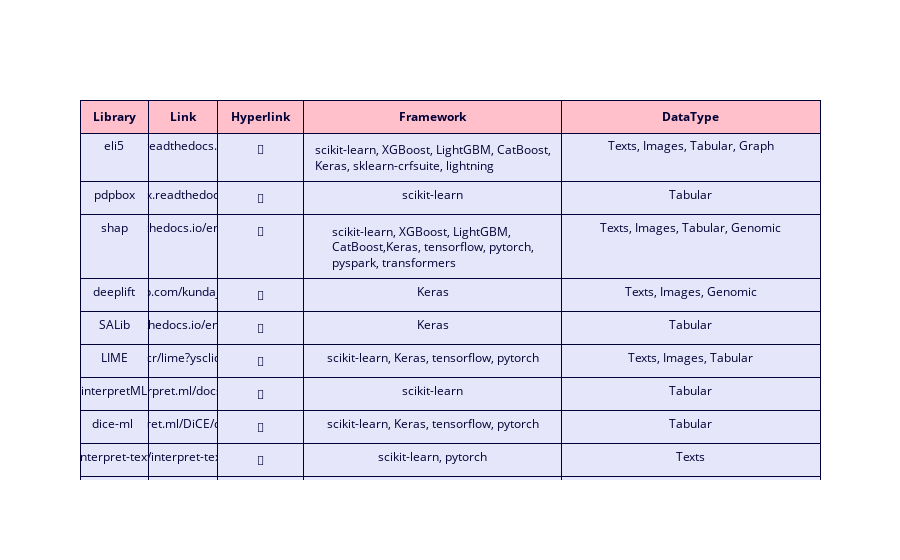

Notebook code cell kept with this figure:
### Code cell
fig = go.Figure(
    data=[
        go.Table(
            columnwidth = [0.8, 0.8, 1, 3],
            header=dict(
                values=[f"<b>{i}</b>" for i in merged_table.columns.to_list()],
                fill_color='pink'
                ),
            cells=dict(
                values=merged_table.transpose(), fill_color='lavender'),
            )
        ]
    )
fig.show()

### Figure 1 — Plotly figure (JSON) as saved in the notebook; plotly's stock layout.template omitted (floating-point values rounded to 4 significant figures)
{"data": [{"cells": {"fill": {"color": "lavender"}, "values": [["eli5", "pdpbox", "shap", "deeplift", "SALib", "LIME", "interpretML", "dice-ml ", "interpret-text", "treeinterpreter", "graphviz-ML", "captum (with VPN)", "skater (DOESN'T WORK 13.01.24) ", "transformers-interpret", "bertviz", "alibi", "treeInterpreter", "Explainer dashboard", "Permutation Importance", "Quantus", "tf-explain", "zennit", "shapash", "AIX360", "OMNIXai"], ["https://eli5.readthedocs.io/en/latest/", "https://pdpbox.readthedocs.io/en/latest/", "https://shap.readthedocs.io/en/latest/index.html", "https://github.com/kundajelab/deeplift", "https://salib.readthedocs.io/en/latest/index.html", "https://github.com/marcotcr/lime?ysclid=lde9mmnb1o897888624", "https://interpret.ml/docs/intro.html", "https://interpret.ml/DiCE/dice_ml.html#", "https://github.com/interpretml/interpret-text?ysclid=ldebiwr4jr824513795", "https://github.com/andosa/treeinterpreter?ysclid=ldebcszqa569676653", "https://github.com/MrColoratus/graphviz-ML?ysclid=lf6msa8oig976631200", "https://captum.ai/", "https://github.com/oracle/Skater?ysclid=ldimcqkpbg991351715", "https://github.com/cdpierse/transformers-interpret?ysclid=ldooagvbpq193759438", "https://github.com/jessevig/bertviz?ysclid=lf3tgglrjl425622230", "https://github.com/SeldonIO/alibi", "https://github.com/andosa/treeinterpreter", "https://explainerdashboard.readthedocs.io/en/latest/dashboards.html", "https://permutationimportance.readthedocs.io/en/latest/index.html", "https://github.com/understandable-machine-intelligence-lab/Quantus", "https://tf-explain.readthedocs.io/en/latest/", "https://github.com/chr5tphr/zennit", "https://github.com/MAIF/shapash#how_shapash_works", "https://github.com/Trusted-AI/AIX360", "https://github.com/salesforce/OmniXAI"], ["<a href=\"https://eli5.readthedocs.io/en/latest/\">🔗</a>", "<a href=\"https://pdpbox.readthedocs.io/en/latest/\">🔗</a>", "<a href=\"https://shap.readthedocs.io/en/latest/index.html\">🔗</a>", "<a href=\"https://github.com/kundajelab/deeplift\">🔗</a>", "<a href=\"https://salib.readthedocs.io/en/latest/index.html\">🔗</a>", "<a href=\"https://github.com/marcotcr/lime?ysclid=lde9mmnb1o897888624\">🔗</a>", "<a href=\"https://interpret.ml/docs/intro.html\">🔗</a>", "<a href=\"https://interpret.ml/DiCE/dice_ml.html#\">🔗</a>", "<a href=\"https://github.com/interpretml/interpret-text?ysclid=ldebiwr4jr824513795\">🔗</a>", "<a href=\"https://github.com/andosa/treeinterpreter?ysclid=ldebcszqa569676653\">🔗</a>", "<a href=\"https://github.com/MrColoratus/graphviz-ML?ysclid=lf6msa8oig976631200\">🔗</a>", "<a href=\"https://captum.ai/\">🔗</a>", "<a href=\"https://github.com/oracle/Skater?ysclid=ldimcqkpbg991351715\">🔗</a>", "<a href=\"https://github.com/cdpierse/transformers-interpret?ysclid=ldooagvbpq193759438\">🔗</a>", "<a href=\"https://github.com/jessevig/bertviz?ysclid=lf3tgglrjl425622230\">🔗</a>", "<a href=\"https://github.com/SeldonIO/alibi\">🔗</a>", "<a href=\"https://github.com/andosa/treeinterpreter\">🔗</a>", "<a href=\"https://explainerdashboard.readthedocs.io/en/latest/dashboards.html\">🔗</a>", "<a href=\"https://permutationimportance.readthedocs.io/en/latest/index.html\">🔗</a>", "<a href=\"https://github.com/understandable-machine-intelligence-lab/Quantus\">🔗</a>", "<a href=\"https://tf-explain.readthedocs.io/en/latest/\">🔗</a>", "<a href=\"https://github.com/chr5tphr/zennit\">🔗</a>", "<a href=\"https://github.com/MAIF/shapash#how_shapash_works\">🔗</a>", "<a href=\"https://github.com/Trusted-AI/AIX360\">🔗</a>", "<a href=\"https://github.com/salesforce/OmniXAI\">🔗</a>"], ["scikit-learn, XGBoost, LightGBM, CatBoost, Keras, sklearn-crfsuite, lightning", "scikit-learn", "scikit-learn, XGBoost, LightGBM, CatBoost,Keras, tensorflow, pytorch, pyspark, transformers", "Keras", "Keras", "scikit-learn, Keras, tensorflow, pytorch", "scikit-learn", "scikit-learn, Keras, tensorflow, pytorch", "scikit-learn, pytorch", "scikit-learn", "scikit-learn, SciPy", "pytorch", "scikit-learn, XGBoost, Keras", "transformers", "transformers", "scikit-learn, Keras, tensorflow, pytorch", "scikit-learn", "scikit-learn, skorch", "scikit-learn, Keras", "Keras, tensorflow, pytorch, transformers", "tensorflow", "pytorch", "scikit-learn, XGBoost, LightGBM, CatBoost", "scikit-learn, tensorflow", "Keras, pytorch"], ["Texts, Images, Tabular, Graph", "Tabular", "Texts, Images, Tabular, Genomic", "Texts, Images, Genomic", "Tabular", "Texts, Images, Tabular", "Tabular", "Tabular", "Texts", "Tabular", "Tabular", "Texts, Images, Tabular", "Texts, Images, Tabular", "Texts, Images", "Texts", "Graph", "Texts, Images, Tabular", "Texts, Images, Tabular", "Texts, Tabular", "Images, Tabular", "Texts, Images, Tabular", "Texts, Images, Tabular", "Tabular", "Texts, Images, Tabular", "Texts, Images, Tabular, Time Series"]]}, "columnwidth": [0.8, 0.8, 1, 3], "header": {"fill": {"color": "pink"}, "values": ["<b>Library</b>", "<b>Link</b>", "<b>Hyperlink</b>", "<b>Framework</b>", "<b>DataType</b>"]}, "type": "table"}], "layout": {"autosize": true}}
